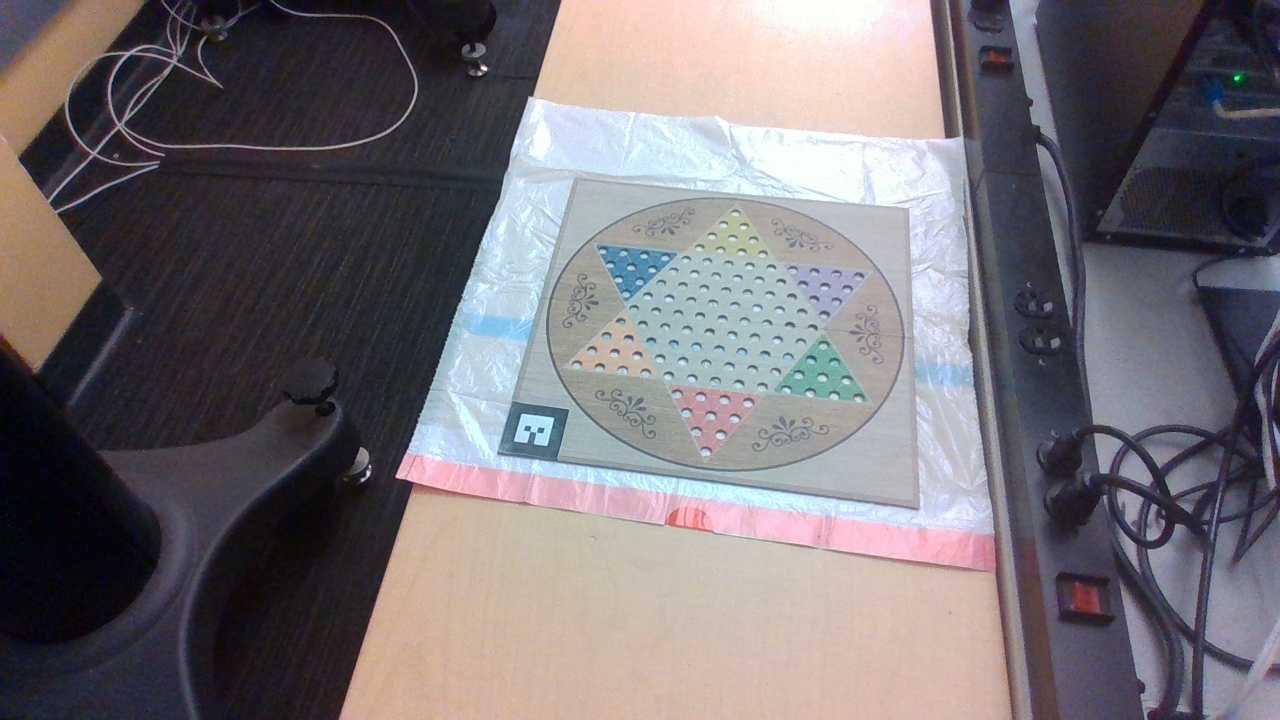
#> input picture cv/original_images/image_1.jpg, 1280 x 720 px, found by its file name; its folder holds 4 pictures in this run
$ python image_rectification_test.py
#> lines starting #> are read from the running program, lines starting #| are printed output that depends on the picture
import os
from os import listdir
import cv2
import numpy as np

IMAGE_WIDTH = 1200
IMAGE_HEIGHT = 700
image_directory = r"C:\Users\gameb\Desktop\chinese_checkers\cv\original_images"
target_directory = r"C:\Users\gameb\Desktop\chinese_checkers\cv\rectified_images"

points_1 = [[(575, 178), (907, 208), (919, 508), (501, 452)]]
points_2 = [[(490, 205), (828, 208), (877, 508), (447, 501)]]
points_3 = [[(489, 203), (829, 206), (877, 509), (447, 501)]]
points_4 = [[(490, 203), (830, 205), (875, 509), (447, 504)]]
points_5 = [[(497, 194), (833, 200), (879, 499), (451, 488)]]
points_6 = [[(501, 194), (838, 202), (879, 503), (451, 487)]]
points = points_1 + points_2 + points_3 + points_4 + points_5 + points_6

def get_directory_image_names(folder_dir):
    image_names = []
    for image in os.listdir(folder_dir):
        # Check if the image ends with png or jpg
        if (image.endswith(".png") or image.endswith(".jpg")):
            image_names.append(image)
#> pass 2 of the loop in get_directory_image_names, `for image in os.listdir(folder_dir):`:
#> pass 3 of the loop in get_directory_image_names, `for image in os.listdir(folder_dir):`:
#> the loop made 4 passes; the first 3 are shown
    return image_names

def rectify_images(origin_directory, target_directory):
    """
    This function rectifies the images and places them in the target_directory
    """
    # Define destination points (desired rectangle for rectification)
    dst_points = np.array([
        [0, 0],         # Top-left
        [IMAGE_WIDTH-1, 0],   # Top-right
        [IMAGE_WIDTH-1, IMAGE_HEIGHT-1],  # Bottom-right
        [0, IMAGE_HEIGHT-1]   # Bottom-left
    ], dtype=np.float32)

    full_image_names = get_directory_image_names(origin_directory)
    for i in range(6):
        src_points = np.array(points[i])
        H, _ = cv2.findHomography(src_points, dst_points)
        full_image_name = full_image_names[i]
        image_path = image_directory + "\\" + full_image_name
        image = cv2.imread(image_path)
#> image is the input picture: shape (720, 1280, 3); mean B, G, R 116.4, 112, 117.1
        top_down_image = cv2.warpPerspective(image, H, (IMAGE_WIDTH, IMAGE_HEIGHT))
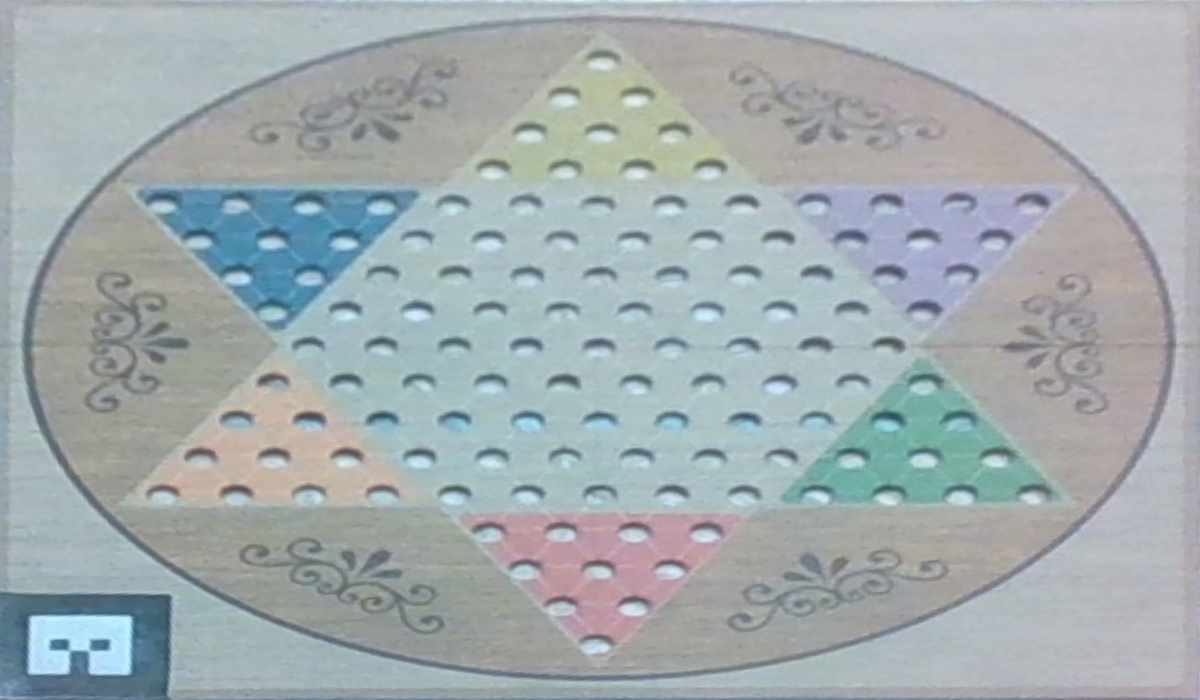
#> top_down_image: shape (700, 1200, 3); mean B, G, R 174.7, 172, 162.3
        # We slice away the last four elements because those are the .png and .jpg elements
        image_ending = full_image_name[-4:]
        image_name = full_image_name[:-4]
        new_image_name = image_name + "_rectified" + image_ending
        new_image_path = target_directory + "\\" + new_image_name
        cv2.imwrite(new_image_path, top_down_image)
#> pass 2 of the loop in rectify_images, `for i in range(6):`:
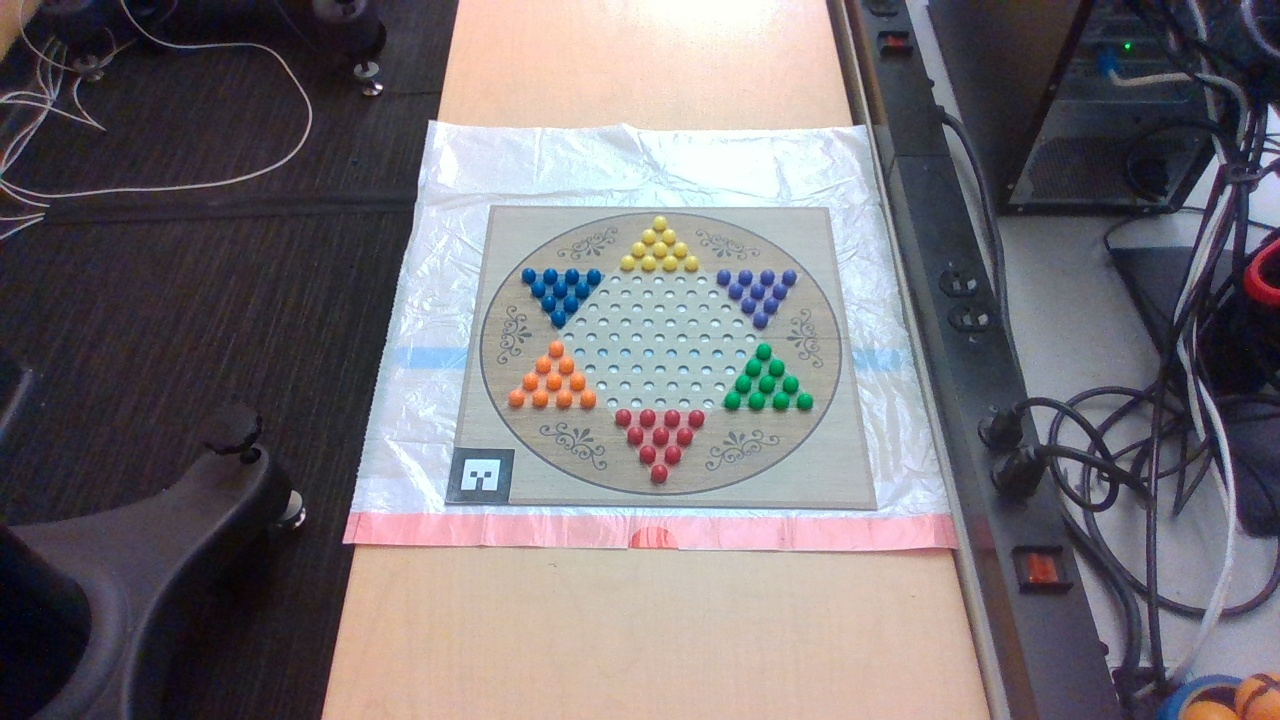
#> input picture cv/original_images/image_2.jpg, 1280 x 720 px, found by its file name
#> in rectify_images, image is the input picture: shape (720, 1280, 3); mean B, G, R 117.2, 112.3, 117.2
#> in rectify_images, `top_down_image = cv2.warpPerspective(image, H, (IMAGE_WIDTH, IMAGE_HEI..`:
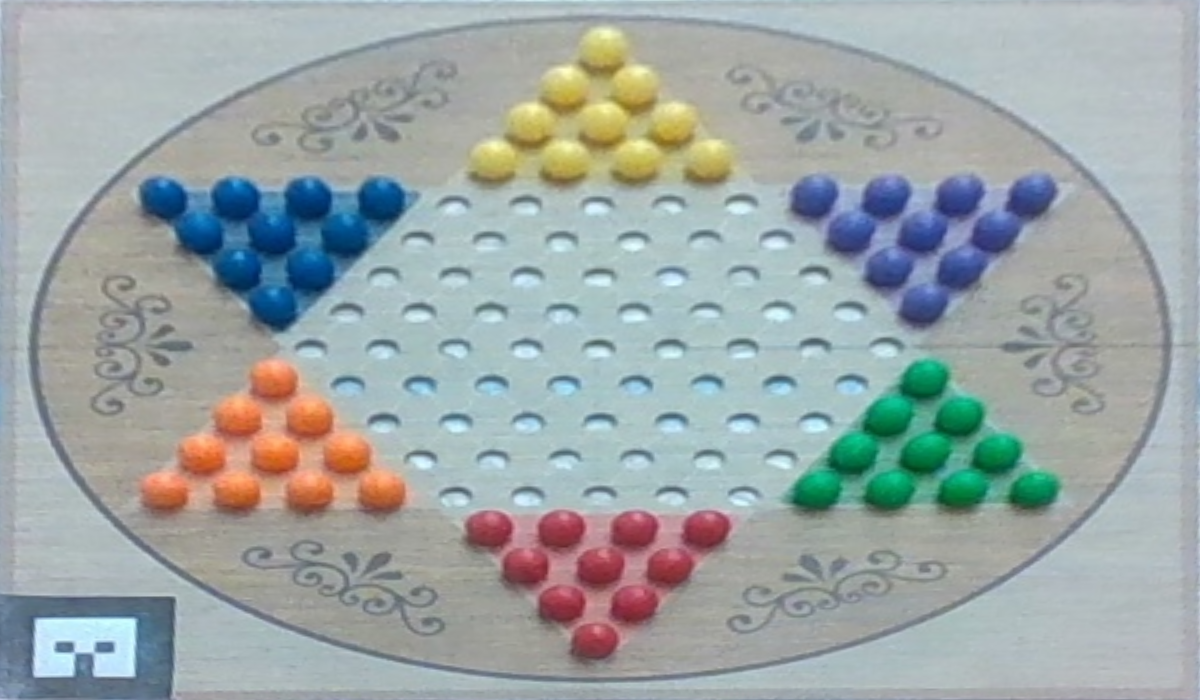
#> top_down_image: shape (700, 1200, 3); mean B, G, R 166.2, 166.1, 156.7
#> pass 3 of the loop in rectify_images, `for i in range(6):`:
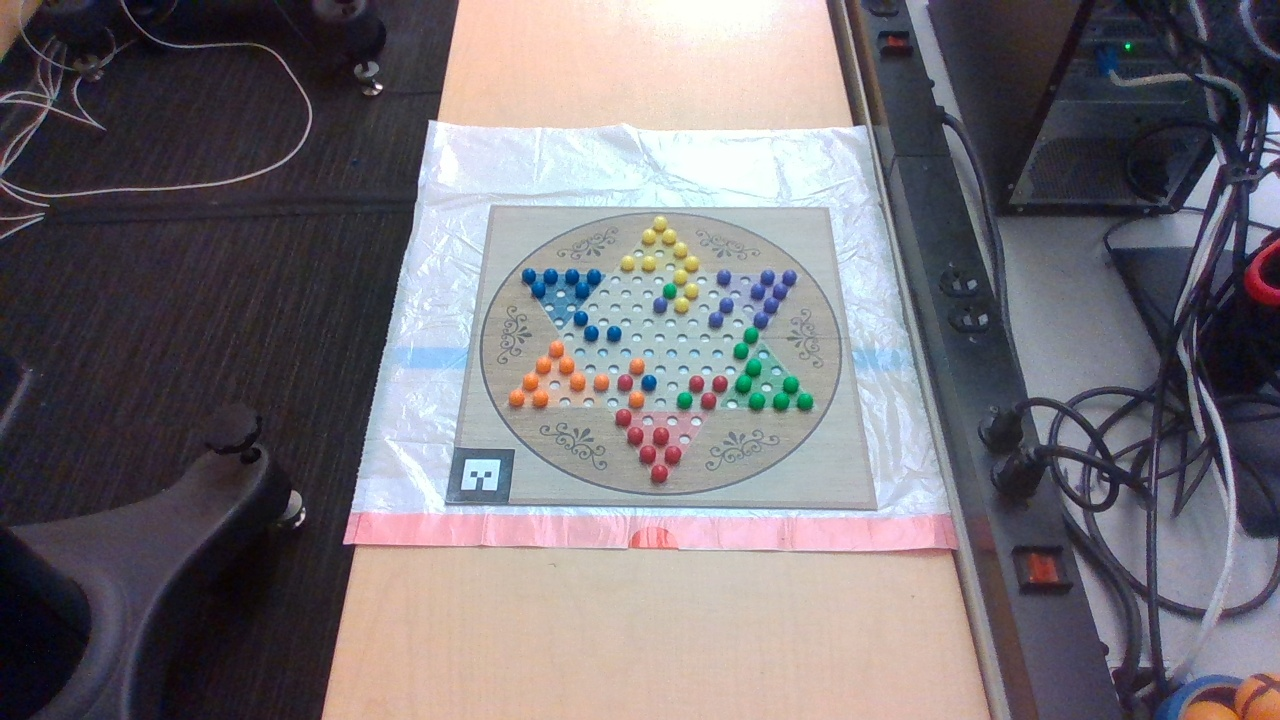
#> input picture cv/original_images/image_3.jpg, 1280 x 720 px, found by its file name
#> in rectify_images, image is the input picture: shape (720, 1280, 3); mean B, G, R 118.2, 112.5, 117.3
#> in rectify_images, `top_down_image = cv2.warpPerspective(image, H, (IMAGE_WIDTH, IMAGE_HEI..`:
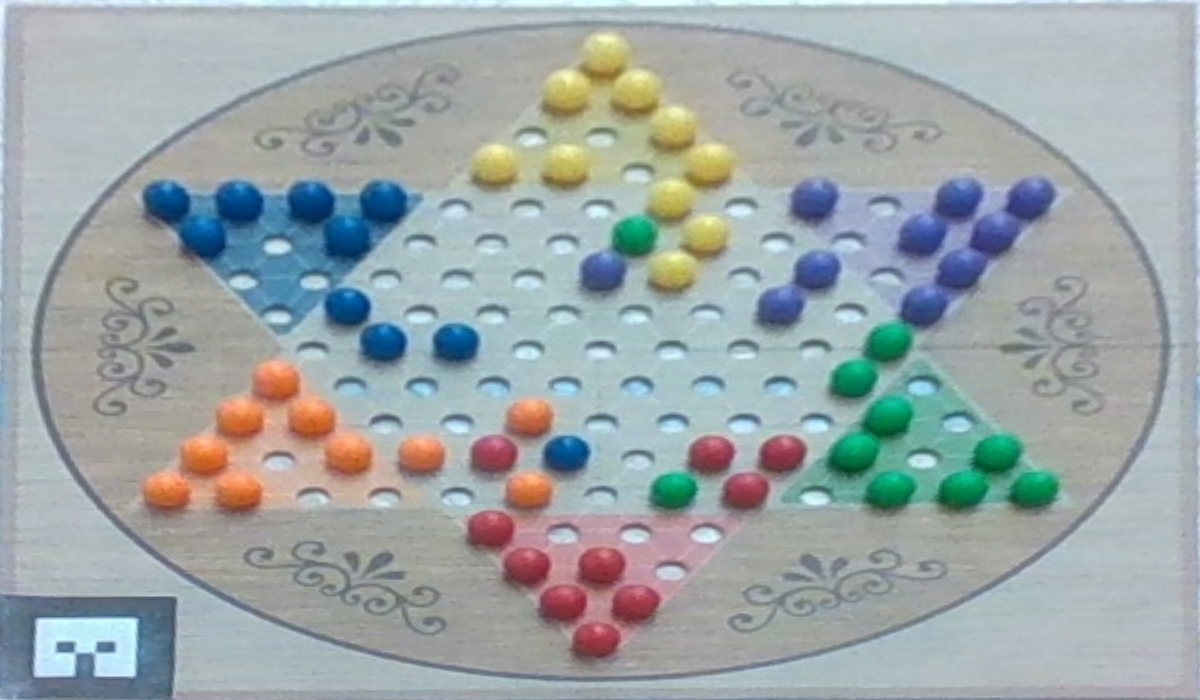
#> top_down_image: shape (700, 1200, 3); mean B, G, R 167.5, 166.2, 156.7
#> the loop made 5 passes; the first 3 are shown

if __name__ == "__main__":
#> (the run stopped early here; a loop or call above may not have finished)
